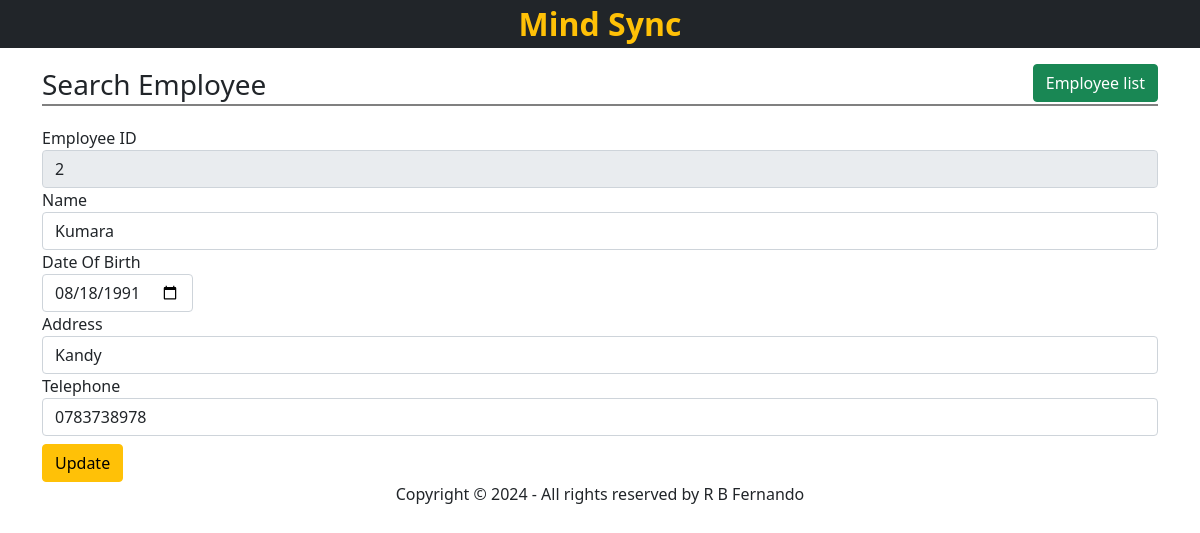
The app's page /view/public/edit-employee.php?id=2 with its own data.
### tables this page shows
CREATE TABLE "employees"(id INTEGER PRIMARY KEY, name VARCHAR(1000), dob VARCHAR(10), address VARCHAR(255), tele VARCHAR(12));

### view/public/edit-employee.php (the view)
<?php
require('../../database/db_config.php');
$empId = $_GET['id'];
$sql = "SELECT * FROM employees WHERE id=$empId";
$result = $db->query($sql);
$row = $result->fetchArray(SQLITE3_ASSOC);
require('../include/html_head.php');
?>
<body>
    <?php
    include('../include/header.php');
    ?>
    <main>
        <div class="container">
            <h3 class="page-title">Search Employee
                <a href="index.php" class="btn btn-success float-end">Employee list</a>
            </h3>
            <form action="update-employee.php" method="POST">
                <div class="form-group">
                    <label>Employee ID</label>
                    <input type="number" name="id" class="form-control" value="<?= $row['id'] ?>" readonly placeholder="Employee ID" aria-label="Employee Number" aria-describedby="basic-addon1">
                </div>
                <div class="form-group">
                    <label>Name</label>
                    <input type="text" name="name" required maxlength="100" class=" form-control" value="<?= $row['name'] ?>">
                </div>
                <div class="form-group">
                    <?php
                    $date = date_create("today");
                    date_sub($date, date_interval_create_from_date_string("18 years"));
                    ?>
                    <label>Date Of Birth
                        <input type="date" name="dob" class="form-control" value="<?= $row['dob'] ?>" max="<?= date_format($date, "Y-m-d") ?>" required></label>
                </div>
                <div class="form-group">
                    <label>Address</label>
                    <input type="text" name="address" required maxlength="100" class=" form-control" value="<?= $row['address']; ?>">
                </div>
                <div class="form-group">
                    <label>Telephone</label>
                    <input type="text" name="tele" class="form-control" maxlength="11" required pattern="[0-9]{3}-[0-9]{7}" value="<?= $row['tele']; ?>">
                </div>
                <button type="submit" class="btn btn-warning mt-2">Update</button>
            </form>
        </div>
    </main>
    <?php
    include('../include/footer.php');
    ?>
</body>
</html>

### view/public/css/style.css (style rules this page uses)
.page-title { line-height: 40px; border-bottom: 2px solid gray; margin-bottom: 20px; }

### records on screen
employees: id "2", name "Kumara", dob "08/18/1991", address "Kandy", tele "0783738978"
